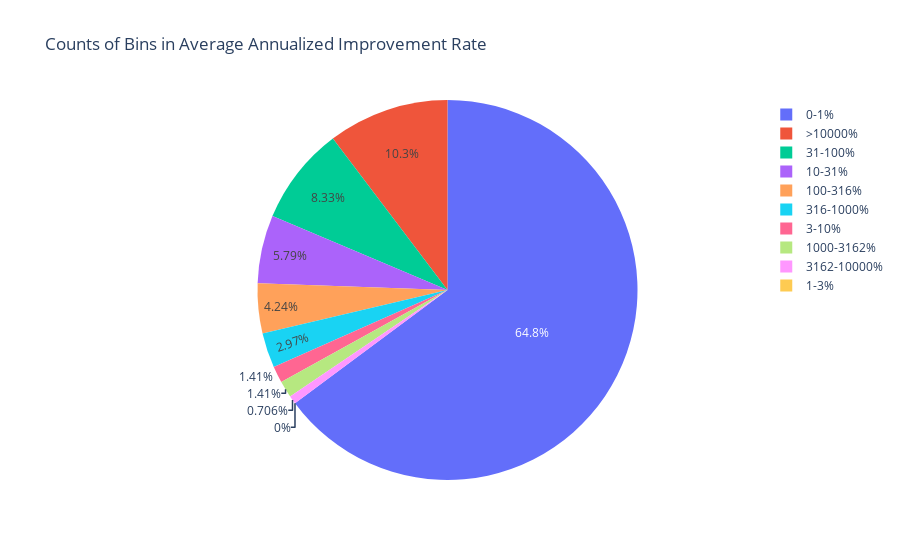

Here is the notebook cell this chart was saved with:
### Code cell
# Calculate the total count for each bin
df['Total Count'] = df.iloc[:, 1:].sum(axis=1)

# Create the pie chart
fig = px.pie(df, values='Total Count', names='Average Annualized Improvement Rate',
             title='Counts of Bins in Average Annualized Improvement Rate')

fig.show()

### Figure 1 — Plotly figure (JSON) as saved in the notebook; plotly's stock layout.template omitted (floating-point values rounded to 4 significant figures)
{"data": [{"domain": {"x": [0, 1], "y": [0, 1]}, "hovertemplate": "Average Annualized Improvement Rate=%{label}<br>Total Count=%{value}<extra></extra>", "labels": ["0-1%", "1-3%", "3-10%", "10-31%", "31-100%", "100-316%", "316-1000%", "1000-3162%", "3162-10000%", ">10000%"], "legendgroup": "", "name": "", "showlegend": true, "type": "pie", "values": [459, 0, 10, 41, 59, 30, 21, 10, 5, 73]}], "layout": {"legend": {"tracegroupgap": 0}, "title": {"text": "Counts of Bins in Average Annualized Improvement Rate"}}}
